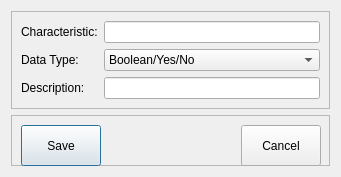
<?xml version="1.0" encoding="UTF-8"?>
<ui version="4.0">
 <class>AddHouseholdCharacteristic</class>
 <widget class="QDialog" name="AddHouseholdCharacteristic">
  <property name="geometry">
   <rect>
    <x>0</x>
    <y>0</y>
    <width>341</width>
    <height>177</height>
   </rect>
  </property>
  <property name="windowTitle">
   <string>Add Household Characteristic</string>
  </property>
  <layout class="QVBoxLayout" name="verticalLayout">
   <item>
    <widget class="QFrame" name="frame">
     <property name="frameShape">
      <enum>QFrame::StyledPanel</enum>
     </property>
     <property name="frameShadow">
      <enum>QFrame::Raised</enum>
     </property>
     <layout class="QFormLayout" name="formLayout">
      <item row="0" column="0">
       <widget class="QLabel" name="label">
        <property name="text">
         <string>Characteristic:</string>
        </property>
       </widget>
      </item>
      <item row="0" column="1">
       <widget class="QLineEdit" name="txtCharacteristic"/>
      </item>
      <item row="1" column="0">
       <widget class="QLabel" name="label_2">
        <property name="text">
         <string>Data Type:</string>
        </property>
       </widget>
      </item>
      <item row="1" column="1">
       <widget class="QComboBox" name="cmbDataType">
        <item>
         <property name="text">
          <string>Boolean/Yes/No</string>
         </property>
        </item>
        <item>
         <property name="text">
          <string>Integer</string>
         </property>
        </item>
        <item>
         <property name="text">
          <string>Double</string>
         </property>
        </item>
        <item>
         <property name="text">
          <string>String</string>
         </property>
        </item>
       </widget>
      </item>
      <item row="2" column="0">
       <widget class="QLabel" name="label_3">
        <property name="text">
         <string>Description:</string>
        </property>
       </widget>
      </item>
      <item row="2" column="1">
       <widget class="QLineEdit" name="txtDescription"/>
      </item>
     </layout>
    </widget>
   </item>
   <item>
    <widget class="QFrame" name="frame_2">
     <property name="frameShape">
      <enum>QFrame::StyledPanel</enum>
     </property>
     <property name="frameShadow">
      <enum>QFrame::Raised</enum>
     </property>
     <widget class="QPushButton" name="cmdSave">
      <property name="geometry">
       <rect>
        <x>10</x>
        <y>10</y>
        <width>80</width>
        <height>41</height>
       </rect>
      </property>
      <property name="minimumSize">
       <size>
        <width>80</width>
        <height>41</height>
       </size>
      </property>
      <property name="text">
       <string>Save</string>
      </property>
     </widget>
     <widget class="QPushButton" name="cmdClose">
      <property name="geometry">
       <rect>
        <x>230</x>
        <y>10</y>
        <width>80</width>
        <height>41</height>
       </rect>
      </property>
      <property name="minimumSize">
       <size>
        <width>80</width>
        <height>41</height>
       </size>
      </property>
      <property name="text">
       <string>Cancel</string>
      </property>
     </widget>
    </widget>
   </item>
  </layout>
 </widget>
 <resources/>
 <connections>
  <connection>
   <sender>cmdSave</sender>
   <signal>clicked()</signal>
   <receiver>AddHouseholdCharacteristic</receiver>
   <slot>saveCharacteristic()</slot>
   <hints>
    <hint type="sourcelabel">
     <x>67</x>
     <y>136</y>
    </hint>
    <hint type="destinationlabel">
     <x>100</x>
     <y>172</y>
    </hint>
   </hints>
  </connection>
  <connection>
   <sender>cmdClose</sender>
   <signal>clicked()</signal>
   <receiver>AddHouseholdCharacteristic</receiver>
   <slot>closeForm()</slot>
   <hints>
    <hint type="sourcelabel">
     <x>255</x>
     <y>136</y>
    </hint>
    <hint type="destinationlabel">
     <x>280</x>
     <y>173</y>
    </hint>
   </hints>
  </connection>
 </connections>
 <slots>
  <slot>saveCharacteristic()</slot>
  <slot>closeForm()</slot>
 </slots>
</ui>
